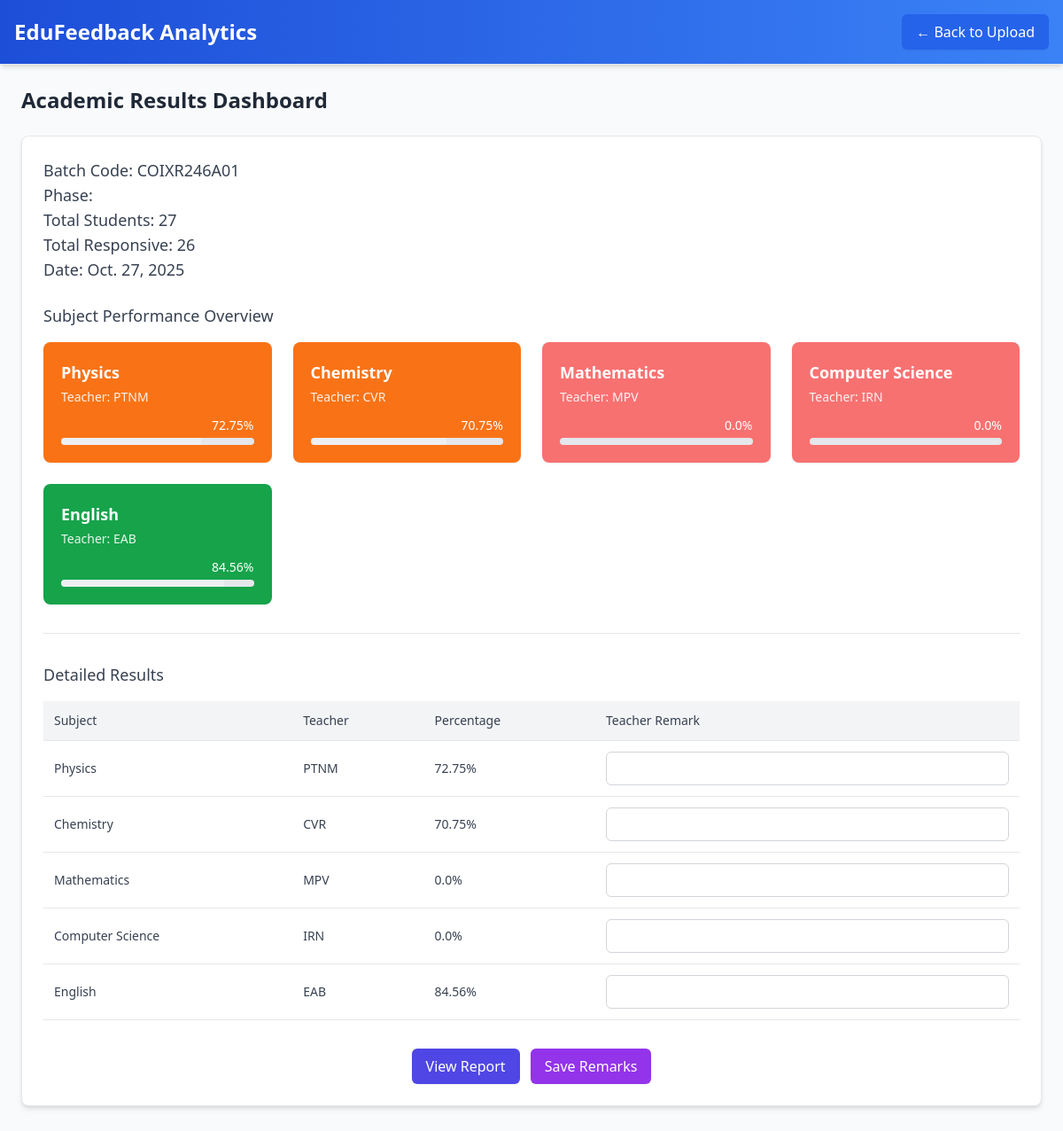
Page /results/7/ on the earlier database version.
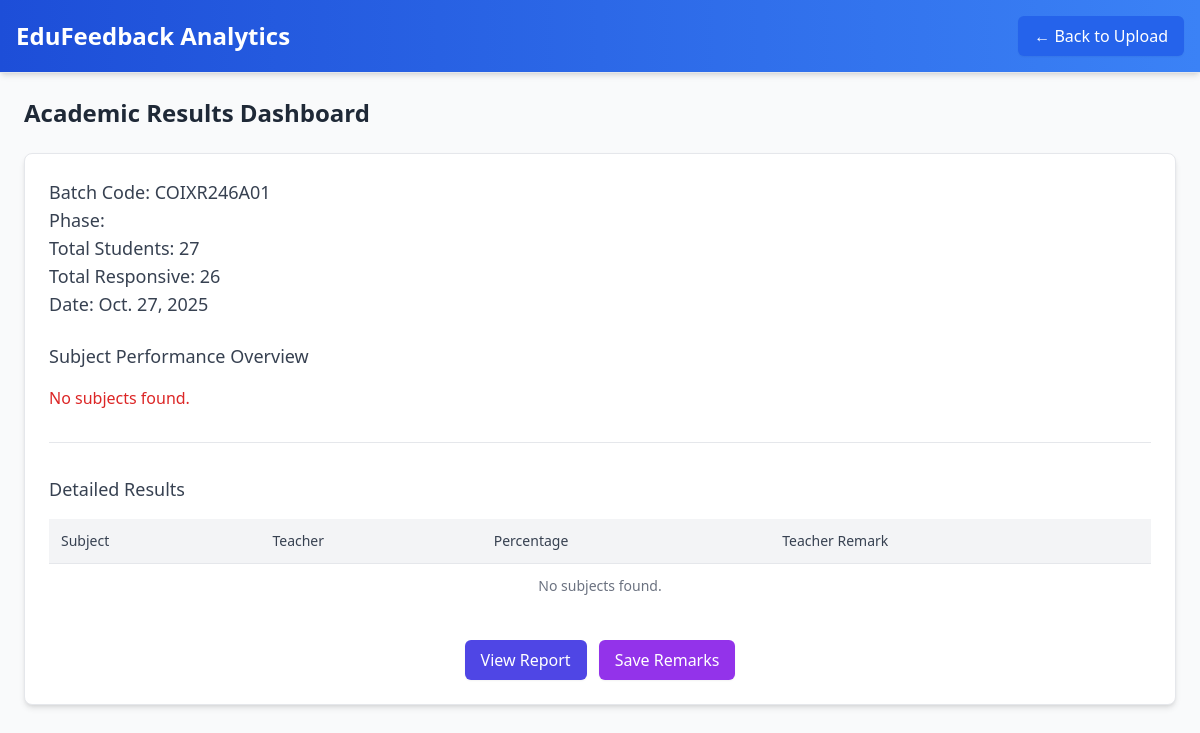
Same page on the later database version.
### Feedback/models.py (models this page shows, shortened)
class Subject(models.Model):
    batch = models.ForeignKey(Batch, on_delete=models.CASCADE)
    subject_name = models.CharField(max_length=100)
    teacher = models.ForeignKey(Teacher, on_delete=models.CASCADE)
    five_star = models.IntegerField(default=0)
    three_star = models.IntegerField(default=0)
    one_star = models.IntegerField(default=0)
    average_percentage = models.FloatField(default=0.0)
    teacher_remarks = models.TextField(blank=True, null=True)

class Teacher(models.Model):
    teacher_name = models.CharField(max_length=100)

### Feedback/views.py (the view)
# urls.py: path('results/<int:batch_id>/', views.results, name='results'),
def results(request, batch_id):
    try:
        batch = Batch.objects.get(id=batch_id)
        subjects = Subject.objects.filter(batch=batch)
        return render(request, "result.html", {
            "batch": batch,
            "subjects": subjects,
            "phase": batch.phase,
            "total_students": batch.total_students,
            "total_responsive": batch.total_responsive,
            "date": batch.date,
        })
    except Batch.DoesNotExist:
        logger.error(f"Batch with ID {batch_id} not found")
        return JsonResponse({"status": "error", "message": "Batch not found"}, status=404)
    except Exception as e:
        logger.error(f"Error in results view for batch_id {batch_id}: {str(e)}", exc_info=True)
        return JsonResponse({"status": "error", "message": "Internal server error"}, status=500)

### Feedback/templates/result.html (shortened to what the changed rows need)
<!DOCTYPE html>
<html lang="en">
<head>
  <script src="https://cdn.tailwindcss.com"></script>
</head>
<body class="bg-gray-50 font-sans antialiased text-gray-900">
  <nav class="bg-gradient-to-r from-blue-700 to-blue-500 text-white p-4 flex justify-between items-center shadow-md border-b border-gray-200">
    <h1 class="text-2xl font-semibold">EduFeedback Analytics</h1>
  </nav>
  <main class="container mx-auto p-6 max-w-7xl">
    <h2 class="text-2xl font-semibold mb-6 text-gray-800">Academic Results Dashboard</h2>
    <div class="bg-white p-6 rounded-lg shadow-md border border-gray-200 mb-8">
      <div class="mb-8">
        <div class="grid grid-cols-1 sm:grid-cols-2 md:grid-cols-3 lg:grid-cols-4 gap-6">
          {% for subject in subjects %}
          <div class="dashboard-card p-5 rounded-lg shadow-sm
            {% if subject.average_percentage >= 90 %}
              bg-green-900
            {% elif subject.average_percentage >= 80 %}
              bg-green-600
            {% elif subject.average_percentage >= 75 %}
              bg-green-400
            {% elif subject.average_percentage >= 65 %}
              bg-orange-500
            {% else %}
              bg-red-400
            {% endif %}
          ">
            <p class="text-lg font-semibold">{{ subject.subject_name }}</p>
            <p class="text-sm opacity-90 mt-1">Teacher: {{ subject.teacher.teacher_name }}</p>
            <div class="mt-3">
              <div class="text-right text-sm font-medium mb-1">{{ subject.average_percentage }}%</div>
              <div class="progress-bar">
                <div class="progress bg-white bg-opacity-30" data-percent="{{ subject.average_percentage }}"></div>
              </div>
            </div>
          </div>
          {% empty %}
          <p class="text-red-600 col-span-full">No subjects found.</p>
          {% endfor %}
        </div>
      </div>
      <div>
        <div class="overflow-x-auto">
          <form id="remarks-form">
            <table class="w-full border-collapse text-sm text-left text-gray-700">
              <thead class="bg-gray-100 border-b border-gray-200">
                <tr>
                  <th class="p-3 font-medium">Subject</th>
                  <th class="p-3 font-medium">Teacher</th>
                  <th class="p-3 font-medium">Percentage</th>
                  <th class="p-3 font-medium">Teacher Remark</th>
                </tr>
              </thead>
              <tbody>
                {% for subject in subjects %}
                <tr class="hover:bg-gray-50 border-b border-gray-200" data-subject-id="{{ subject.id }}">
                  <td class="p-3">{{ subject.subject_name }}</td>
                  <td class="p-3">{{ subject.teacher.teacher_name }}</td>
                  <td class="p-3">{{ subject.average_percentage }}%</td>
                  <td class="p-3">
                    <input type="text" value="{{ subject.teacher_remarks|default:'' }}"
                           class="w-full p-2 border border-gray-300 rounded-md focus:outline-none focus:ring-2 focus:ring-blue-500 focus:border-transparent"
                           name="remarks_{{ subject.id }}">
                  </td>
                </tr>
                {% empty %}
                <tr>
                  <td colspan="4" class="p-3 text-center text-gray-500">No subjects found.</td>
                </tr>
                {% endfor %}
              </tbody>
            </table>
          </form>
        </div>
      </div>
    </div>
  </main>
</body>
</html>

Differences in the rows shown:
removed Subject: subject_name "Physics", teacher.teacher_name "PTNM", average_percentage "72.75"
removed Subject: subject_name "Chemistry", teacher.teacher_name "CVR", average_percentage "70.75"
removed Subject: subject_name "Mathematics", teacher.teacher_name "MPV", average_percentage "0.0"
removed Subject: subject_name "Computer Science", teacher.teacher_name "IRN", average_percentage "0.0"
removed Subject: subject_name "English", teacher.teacher_name "EAB", average_percentage "84.56"
Other differences:
text now shown: "No subjects found. No subjects found."
